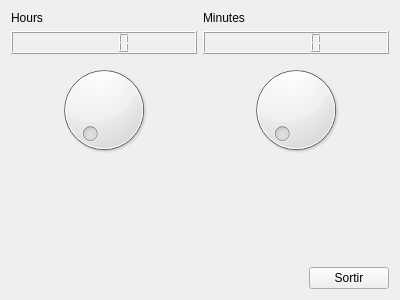
<?xml version="1.0" encoding="UTF-8"?>
<ui version="4.0">
 <class>MyForm</class>
 <widget class="QWidget" name="MyForm">
  <property name="geometry">
   <rect>
    <x>0</x>
    <y>0</y>
    <width>400</width>
    <height>300</height>
   </rect>
  </property>
  <property name="windowTitle">
   <string>Exercici1</string>
  </property>
  <layout class="QVBoxLayout" name="verticalLayout_4">
   <item>
    <layout class="QHBoxLayout" name="horizontalLayout">
     <item>
      <layout class="QVBoxLayout" name="verticalLayout">
       <item>
        <widget class="QLabel" name="label">
         <property name="text">
          <string>Hours</string>
         </property>
        </widget>
       </item>
       <item>
        <widget class="QLCDNumber" name="lcdNumber">
         <property name="digitCount">
          <number>5</number>
         </property>
        </widget>
       </item>
       <item>
        <widget class="QDial" name="dial_2">
         <property name="maximum">
          <number>23</number>
         </property>
        </widget>
       </item>
      </layout>
     </item>
     <item>
      <layout class="QVBoxLayout" name="verticalLayout_2">
       <item>
        <widget class="QLabel" name="label_2">
         <property name="text">
          <string>Minutes</string>
         </property>
        </widget>
       </item>
       <item>
        <widget class="QLCDNumber" name="lcdNumber_2"/>
       </item>
       <item>
        <widget class="QDial" name="dial">
         <property name="maximum">
          <number>59</number>
         </property>
        </widget>
       </item>
      </layout>
     </item>
    </layout>
   </item>
   <item>
    <layout class="QVBoxLayout" name="verticalLayout_3">
     <item>
      <spacer name="verticalSpacer">
       <property name="orientation">
        <enum>Qt::Vertical</enum>
       </property>
       <property name="sizeHint" stdset="0">
        <size>
         <width>20</width>
         <height>40</height>
        </size>
       </property>
      </spacer>
     </item>
     <item>
      <layout class="QHBoxLayout" name="horizontalLayout_2">
       <item>
        <spacer name="horizontalSpacer">
         <property name="orientation">
          <enum>Qt::Horizontal</enum>
         </property>
         <property name="sizeHint" stdset="0">
          <size>
           <width>40</width>
           <height>20</height>
          </size>
         </property>
        </spacer>
       </item>
       <item>
        <widget class="QPushButton" name="pushButton">
         <property name="text">
          <string>Sortir</string>
         </property>
        </widget>
       </item>
      </layout>
     </item>
    </layout>
   </item>
  </layout>
 </widget>
 <resources/>
 <connections>
  <connection>
   <sender>pushButton</sender>
   <signal>clicked()</signal>
   <receiver>MyForm</receiver>
   <slot>close()</slot>
   <hints>
    <hint type="sourcelabel">
     <x>334</x>
     <y>275</y>
    </hint>
    <hint type="destinationlabel">
     <x>399</x>
     <y>210</y>
    </hint>
   </hints>
  </connection>
  <connection>
   <sender>dial_2</sender>
   <signal>valueChanged(int)</signal>
   <receiver>lcdNumber</receiver>
   <slot>display(int)</slot>
   <hints>
    <hint type="sourcelabel">
     <x>86</x>
     <y>111</y>
    </hint>
    <hint type="destinationlabel">
     <x>92</x>
     <y>45</y>
    </hint>
   </hints>
  </connection>
  <connection>
   <sender>dial</sender>
   <signal>valueChanged(int)</signal>
   <receiver>lcdNumber_2</receiver>
   <slot>display(int)</slot>
   <hints>
    <hint type="sourcelabel">
     <x>330</x>
     <y>115</y>
    </hint>
    <hint type="destinationlabel">
     <x>321</x>
     <y>45</y>
    </hint>
   </hints>
  </connection>
 </connections>
</ui>
